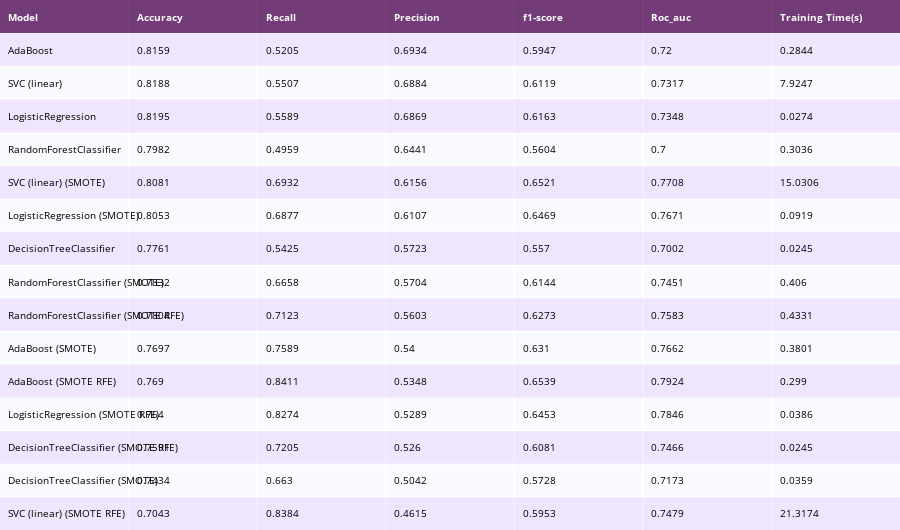

Source (notebook cell):
### Code cell
sorted_df = performances_df.sort_values(by=['Precision'], ascending=False)
colorscale = [[0, '#4d004c'],[.5, '#f2e5ff'],[1, '#ffffff']]

table = ff.create_table(np.round(sorted_df, 4), colorscale=colorscale)
table.layout.font.size = 10

# for i in range(len(table.layout.annotations)):
#     if i == 0:
#         table.layout.annotations[i].font.size = 10
#     else:
#         table.layout.annotations[i].align = 'left'
plotly_py.iplot(table)

### Figure 1 — Plotly figure (JSON) as saved in the notebook; plotly's stock layout.template omitted (floating-point values rounded to 4 significant figures)
{"data": [{"colorscale": [[0, "#4d004c"], [0.5, "#f2e5ff"], [1, "#ffffff"]], "hoverinfo": "none", "opacity": 0.75, "showscale": false, "type": "heatmap", "z": [[0, 0, 0, 0, 0, 0, 0], [0.5, 0.5, 0.5, 0.5, 0.5, 0.5, 0.5], [1, 1, 1, 1, 1, 1, 1], [0.5, 0.5, 0.5, 0.5, 0.5, 0.5, 0.5], [1, 1, 1, 1, 1, 1, 1], [0.5, 0.5, 0.5, 0.5, 0.5, 0.5, 0.5], [1, 1, 1, 1, 1, 1, 1], [0.5, 0.5, 0.5, 0.5, 0.5, 0.5, 0.5], [1, 1, 1, 1, 1, 1, 1], [0.5, 0.5, 0.5, 0.5, 0.5, 0.5, 0.5], [1, 1, 1, 1, 1, 1, 1], [0.5, 0.5, 0.5, 0.5, 0.5, 0.5, 0.5], [1, 1, 1, 1, 1, 1, 1], [0.5, 0.5, 0.5, 0.5, 0.5, 0.5, 0.5], [1, 1, 1, 1, 1, 1, 1], [0.5, 0.5, 0.5, 0.5, 0.5, 0.5, 0.5]]}], "layout": {"annotations": [{"align": "left", "font": {"color": "#ffffff"}, "showarrow": false, "text": "<b>Model</b>", "x": -0.45, "xanchor": "left", "xref": "x", "y": 0, "yref": "y"}, {"align": "left", "font": {"color": "#ffffff"}, "showarrow": false, "text": "<b>Accuracy</b>", "x": 0.55, "xanchor": "left", "xref": "x", "y": 0, "yref": "y"}, {"align": "left", "font": {"color": "#ffffff"}, "showarrow": false, "text": "<b>Recall</b>", "x": 1.55, "xanchor": "left", "xref": "x", "y": 0, "yref": "y"}, {"align": "left", "font": {"color": "#ffffff"}, "showarrow": false, "text": "<b>Precision</b>", "x": 2.55, "xanchor": "left", "xref": "x", "y": 0, "yref": "y"}, {"align": "left", "font": {"color": "#ffffff"}, "showarrow": false, "text": "<b>f1-score</b>", "x": 3.55, "xanchor": "left", "xref": "x", "y": 0, "yref": "y"}, {"align": "left", "font": {"color": "#ffffff"}, "showarrow": false, "text": "<b>Roc_auc</b>", "x": 4.55, "xanchor": "left", "xref": "x", "y": 0, "yref": "y"}, {"align": "left", "font": {"color": "#ffffff"}, "showarrow": false, "text": "<b>Training Time(s)</b>", "x": 5.55, "xanchor": "left", "xref": "x", "y": 0, "yref": "y"}, {"align": "left", "font": {"color": "#000000"}, "showarrow": false, "text": "AdaBoost", "x": -0.45, "xanchor": "left", "xref": "x", "y": 1, "yref": "y"}, {"align": "left", "font": {"color": "#000000"}, "showarrow": false, "text": "0.8159", "x": 0.55, "xanchor": "left", "xref": "x", "y": 1, "yref": "y"}, {"align": "left", "font": {"color": "#000000"}, "showarrow": false, "text": "0.5205", "x": 1.55, "xanchor": "left", "xref": "x", "y": 1, "yref": "y"}, {"align": "left", "font": {"color": "#000000"}, "showarrow": false, "text": "0.6934", "x": 2.55, "xanchor": "left", "xref": "x", "y": 1, "yref": "y"}, {"align": "left", "font": {"color": "#000000"}, "showarrow": false, "text": "0.5947", "x": 3.55, "xanchor": "left", "xref": "x", "y": 1, "yref": "y"}, {"align": "left", "font": {"color": "#000000"}, "showarrow": false, "text": "0.72", "x": 4.55, "xanchor": "left", "xref": "x", "y": 1, "yref": "y"}, {"align": "left", "font": {"color": "#000000"}, "showarrow": false, "text": "0.2844", "x": 5.55, "xanchor": "left", "xref": "x", "y": 1, "yref": "y"}, {"align": "left", "font": {"color": "#000000"}, "showarrow": false, "text": "SVC (linear)", "x": -0.45, "xanchor": "left", "xref": "x", "y": 2, "yref": "y"}, {"align": "left", "font": {"color": "#000000"}, "showarrow": false, "text": "0.8188", "x": 0.55, "xanchor": "left", "xref": "x", "y": 2, "yref": "y"}, {"align": "left", "font": {"color": "#000000"}, "showarrow": false, "text": "0.5507", "x": 1.55, "xanchor": "left", "xref": "x", "y": 2, "yref": "y"}, {"align": "left", "font": {"color": "#000000"}, "showarrow": false, "text": "0.6884", "x": 2.55, "xanchor": "left", "xref": "x", "y": 2, "yref": "y"}, {"align": "left", "font": {"color": "#000000"}, "showarrow": false, "text": "0.6119", "x": 3.55, "xanchor": "left", "xref": "x", "y": 2, "yref": "y"}, {"align": "left", "font": {"color": "#000000"}, "showarrow": false, "text": "0.7317", "x": 4.55, "xanchor": "left", "xref": "x", "y": 2, "yref": "y"}, {"align": "left", "font": {"color": "#000000"}, "showarrow": false, "text": "7.9247", "x": 5.55, "xanchor": "left", "xref": "x", "y": 2, "yref": "y"}, {"align": "left", "font": {"color": "#000000"}, "showarrow": false, "text": "LogisticRegression", "x": -0.45, "xanchor": "left", "xref": "x", "y": 3, "yref": "y"}, {"align": "left", "font": {"color": "#000000"}, "showarrow": false, "text": "0.8195", "x": 0.55, "xanchor": "left", "xref": "x", "y": 3, "yref": "y"}, {"align": "left", "font": {"color": "#000000"}, "showarrow": false, "text": "0.5589", "x": 1.55, "xanchor": "left", "xref": "x", "y": 3, "yref": "y"}, {"align": "left", "font": {"color": "#000000"}, "showarrow": false, "text": "0.6869", "x": 2.55, "xanchor": "left", "xref": "x", "y": 3, "yref": "y"}, {"align": "left", "font": {"color": "#000000"}, "showarrow": false, "text": "0.6163", "x": 3.55, "xanchor": "left", "xref": "x", "y": 3, "yref": "y"}, {"align": "left", "font": {"color": "#000000"}, "showarrow": false, "text": "0.7348", "x": 4.55, "xanchor": "left", "xref": "x", "y": 3, "yref": "y"}, {"align": "left", "font": {"color": "#000000"}, "showarrow": false, "text": "0.0274", "x": 5.55, "xanchor": "left", "xref": "x", "y": 3, "yref": "y"}, {"align": "left", "font": {"color": "#000000"}, "showarrow": false, "text": "RandomForestClassifier", "x": -0.45, "xanchor": "left", "xref": "x", "y": 4, "yref": "y"}, {"align": "left", "font": {"color": "#000000"}, "showarrow": false, "text": "0.7982", "x": 0.55, "xanchor": "left", "xref": "x", "y": 4, "yref": "y"}, {"align": "left", "font": {"color": "#000000"}, "showarrow": false, "text": "0.4959", "x": 1.55, "xanchor": "left", "xref": "x", "y": 4, "yref": "y"}, {"align": "left", "font": {"color": "#000000"}, "showarrow": false, "text": "0.6441", "x": 2.55, "xanchor": "left", "xref": "x", "y": 4, "yref": "y"}, {"align": "left", "font": {"color": "#000000"}, "showarrow": false, "text": "0.5604", "x": 3.55, "xanchor": "left", "xref": "x", "y": 4, "yref": "y"}, {"align": "left", "font": {"color": "#000000"}, "showarrow": false, "text": "0.7", "x": 4.55, "xanchor": "left", "xref": "x", "y": 4, "yref": "y"}, {"align": "left", "font": {"color": "#000000"}, "showarrow": false, "text": "0.3036", "x": 5.55, "xanchor": "left", "xref": "x", "y": 4, "yref": "y"}, {"align": "left", "font": {"color": "#000000"}, "showarrow": false, "text": "SVC (linear) (SMOTE)", "x": -0.45, "xanchor": "left", "xref": "x", "y": 5, "yref": "y"}, {"align": "left", "font": {"color": "#000000"}, "showarrow": false, "text": "0.8081", "x": 0.55, "xanchor": "left", "xref": "x", "y": 5, "yref": "y"}, {"align": "left", "font": {"color": "#000000"}, "showarrow": false, "text": "0.6932", "x": 1.55, "xanchor": "left", "xref": "x", "y": 5, "yref": "y"}, {"align": "left", "font": {"color": "#000000"}, "showarrow": false, "text": "0.6156", "x": 2.55, "xanchor": "left", "xref": "x", "y": 5, "yref": "y"}, {"align": "left", "font": {"color": "#000000"}, "showarrow": false, "text": "0.6521", "x": 3.55, "xanchor": "left", "xref": "x", "y": 5, "yref": "y"}, {"align": "left", "font": {"color": "#000000"}, "showarrow": false, "text": "0.7708", "x": 4.55, "xanchor": "left", "xref": "x", "y": 5, "yref": "y"}, {"align": "left", "font": {"color": "#000000"}, "showarrow": false, "text": "15.0306", "x": 5.55, "xanchor": "left", "xref": "x", "y": 5, "yref": "y"}, {"align": "left", "font": {"color": "#000000"}, "showarrow": false, "text": "LogisticRegression (SMOTE)", "x": -0.45, "xanchor": "left", "xref": "x", "y": 6, "yref": "y"}, {"align": "left", "font": {"color": "#000000"}, "showarrow": false, "text": "0.8053", "x": 0.55, "xanchor": "left", "xref": "x", "y": 6, "yref": "y"}, {"align": "left", "font": {"color": "#000000"}, "showarrow": false, "text": "0.6877", "x": 1.55, "xanchor": "left", "xref": "x", "y": 6, "yref": "y"}, {"align": "left", "font": {"color": "#000000"}, "showarrow": false, "text": "0.6107", "x": 2.55, "xanchor": "left", "xref": "x", "y": 6, "yref": "y"}, {"align": "left", "font": {"color": "#000000"}, "showarrow": false, "text": "0.6469", "x": 3.55, "xanchor": "left", "xref": "x", "y": 6, "yref": "y"}, {"align": "left", "font": {"color": "#000000"}, "showarrow": false, "text": "0.7671", "x": 4.55, "xanchor": "left", "xref": "x", "y": 6, "yref": "y"}, {"align": "left", "font": {"color": "#000000"}, "showarrow": false, "text": "0.0919", "x": 5.55, "xanchor": "left", "xref": "x", "y": 6, "yref": "y"}, {"align": "left", "font": {"color": "#000000"}, "showarrow": false, "text": "DecisionTreeClassifier", "x": -0.45, "xanchor": "left", "xref": "x", "y": 7, "yref": "y"}, {"align": "left", "font": {"color": "#000000"}, "showarrow": false, "text": "0.7761", "x": 0.55, "xanchor": "left", "xref": "x", "y": 7, "yref": "y"}, {"align": "left", "font": {"color": "#000000"}, "showarrow": false, "text": "0.5425", "x": 1.55, "xanchor": "left", "xref": "x", "y": 7, "yref": "y"}, {"align": "left", "font": {"color": "#000000"}, "showarrow": false, "text": "0.5723", "x": 2.55, "xanchor": "left", "xref": "x", "y": 7, "yref": "y"}, {"align": "left", "font": {"color": "#000000"}, "showarrow": false, "text": "0.557", "x": 3.55, "xanchor": "left", "xref": "x", "y": 7, "yref": "y"}, {"align": "left", "font": {"color": "#000000"}, "showarrow": false, "text": "0.7002", "x": 4.55, "xanchor": "left", "xref": "x", "y": 7, "yref": "y"}, {"align": "left", "font": {"color": "#000000"}, "showarrow": false, "text": "0.0245", "x": 5.55, "xanchor": "left", "xref": "x", "y": 7, "yref": "y"}, {"align": "left", "font": {"color": "#000000"}, "showarrow": false, "text": "RandomForestClassifier (SMOTE)", "x": -0.45, "xanchor": "left", "xref": "x", "y": 8, "yref": "y"}, {"align": "left", "font": {"color": "#000000"}, "showarrow": false, "text": "0.7832", "x": 0.55, "xanchor": "left", "xref": "x", "y": 8, "yref": "y"}, {"align": "left", "font": {"color": "#000000"}, "showarrow": false, "text": "0.6658", "x": 1.55, "xanchor": "left", "xref": "x", "y": 8, "yref": "y"}, {"align": "left", "font": {"color": "#000000"}, "showarrow": false, "text": "0.5704", "x": 2.55, "xanchor": "left", "xref": "x", "y": 8, "yref": "y"}, {"align": "left", "font": {"color": "#000000"}, "showarrow": false, "text": "0.6144", "x": 3.55, "xanchor": "left", "xref": "x", "y": 8, "yref": "y"}, {"align": "left", "font": {"color": "#000000"}, "showarrow": false, "text": "0.7451", "x": 4.55, "xanchor": "left", "xref": "x", "y": 8, "yref": "y"}, {"align": "left", "font": {"color": "#000000"}, "showarrow": false, "text": "0.406", "x": 5.55, "xanchor": "left", "xref": "x", "y": 8, "yref": "y"}, {"align": "left", "font": {"color": "#000000"}, "showarrow": false, "text": "RandomForestClassifier (SMOTE RFE)", "x": -0.45, "xanchor": "left", "xref": "x", "y": 9, "yref": "y"}, {"align": "left", "font": {"color": "#000000"}, "showarrow": false, "text": "0.7804", "x": 0.55, "xanchor": "left", "xref": "x", "y": 9, "yref": "y"}, {"align": "left", "font": {"color": "#000000"}, "showarrow": false, "text": "0.7123", "x": 1.55, "xanchor": "left", "xref": "x", "y": 9, "yref": "y"}, {"align": "left", "font": {"color": "#000000"}, "showarrow": false, "text": "0.5603", "x": 2.55, "xanchor": "left", "xref": "x", "y": 9, "yref": "y"}, {"align": "left", "font": {"color": "#000000"}, "showarrow": false, "text": "0.6273", "x": 3.55, "xanchor": "left", "xref": "x", "y": 9, "yref": "y"}, {"align": "left", "font": {"color": "#000000"}, "showarrow": false, "text": "0.7583", "x": 4.55, "xanchor": "left", "xref": "x", "y": 9, "yref": "y"}, {"align": "left", "font": {"color": "#000000"}, "showarrow": false, "text": "0.4331", "x": 5.55, "xanchor": "left", "xref": "x", "y": 9, "yref": "y"}, {"align": "left", "font": {"color": "#000000"}, "showarrow": false, "text": "AdaBoost (SMOTE)", "x": -0.45, "xanchor": "left", "xref": "x", "y": 10, "yref": "y"}, {"align": "left", "font": {"color": "#000000"}, "showarrow": false, "text": "0.7697", "x": 0.55, "xanchor": "left", "xref": "x", "y": 10, "yref": "y"}, {"align": "left", "font": {"color": "#000000"}, "showarrow": false, "text": "0.7589", "x": 1.55, "xanchor": "left", "xref": "x", "y": 10, "yref": "y"}, {"align": "left", "font": {"color": "#000000"}, "showarrow": false, "text": "0.54", "x": 2.55, "xanchor": "left", "xref": "x", "y": 10, "yref": "y"}, {"align": "left", "font": {"color": "#000000"}, "showarrow": false, "text": "0.631", "x": 3.55, "xanchor": "left", "xref": "x", "y": 10, "yref": "y"}, {"align": "left", "font": {"color": "#000000"}, "showarrow": false, "text": "0.7662", "x": 4.55, "xanchor": "left", "xref": "x", "y": 10, "yref": "y"}, {"align": "left", "font": {"color": "#000000"}, "showarrow": false, "text": "0.3801", "x": 5.55, "xanchor": "left", "xref": "x", "y": 10, "yref": "y"}, {"align": "left", "font": {"color": "#000000"}, "showarrow": false, "text": "AdaBoost (SMOTE RFE)", "x": -0.45, "xanchor": "left", "xref": "x", "y": 11, "yref": "y"}, {"align": "left", "font": {"color": "#000000"}, "showarrow": false, "text": "0.769", "x": 0.55, "xanchor": "left", "xref": "x", "y": 11, "yref": "y"}, {"align": "left", "font": {"color": "#000000"}, "showarrow": false, "text": "0.8411", "x": 1.55, "xanchor": "left", "xref": "x", "y": 11, "yref": "y"}, {"align": "left", "font": {"color": "#000000"}, "showarrow": false, "text": "0.5348", "x": 2.55, "xanchor": "left", "xref": "x", "y": 11, "yref": "y"}, {"align": "left", "font": {"color": "#000000"}, "showarrow": false, "text": "0.6539", "x": 3.55, "xanchor": "left", "xref": "x", "y": 11, "yref": "y"}, {"align": "left", "font": {"color": "#000000"}, "showarrow": false, "text": "0.7924", "x": 4.55, "xanchor": "left", "xref": "x", "y": 11, "yref": "y"}, {"align": "left", "font": {"color": "#000000"}, "showarrow": false, "text": "0.299", "x": 5.55, "xanchor": "left", "xref": "x", "y": 11, "yref": "y"}, {"align": "left", "font": {"color": "#000000"}, "showarrow": false, "text": "LogisticRegression (SMOTE RFE)", "x": -0.45, "xanchor": "left", "xref": "x", "y": 12, "yref": "y"}, {"align": "left", "font": {"color": "#000000"}, "showarrow": false, "text": "0.764", "x": 0.55, "xanchor": "left", "xref": "x", "y": 12, "yref": "y"}, {"align": "left", "font": {"color": "#000000"}, "showarrow": false, "text": "0.8274", "x": 1.55, "xanchor": "left", "xref": "x", "y": 12, "yref": "y"}, {"align": "left", "font": {"color": "#000000"}, "showarrow": false, "text": "0.5289", "x": 2.55, "xanchor": "left", "xref": "x", "y": 12, "yref": "y"}, {"align": "left", "font": {"color": "#000000"}, "showarrow": false, "text": "0.6453", "x": 3.55, "xanchor": "left", "xref": "x", "y": 12, "yref": "y"}, {"align": "left", "font": {"color": "#000000"}, "showarrow": false, "text": "0.7846", "x": 4.55, "xanchor": "left", "xref": "x", "y": 12, "yref": "y"}, {"align": "left", "font": {"color": "#000000"}, "showarrow": false, "text": "0.0386", "x": 5.55, "xanchor": "left", "xref": "x", "y": 12, "yref": "y"}, {"align": "left", "font": {"color": "#000000"}, "showarrow": false, "text": "DecisionTreeClassifier (SMOTE RFE)", "x": -0.45, "xanchor": "left", "xref": "x", "y": 13, "yref": "y"}, {"align": "left", "font": {"color": "#000000"}, "showarrow": false, "text": "0.7591", "x": 0.55, "xanchor": "left", "xref": "x", "y": 13, "yref": "y"}, {"align": "left", "font": {"color": "#000000"}, "showarrow": false, "text": "0.7205", "x": 1.55, "xanchor": "left", "xref": "x", "y": 13, "yref": "y"}, {"align": "left", "font": {"color": "#000000"}, "showarrow": false, "text": "0.526", "x": 2.55, "xanchor": "left", "xref": "x", "y": 13, "yref": "y"}, {"align": "left", "font": {"color": "#000000"}, "showarrow": false, "text": "0.6081", "x": 3.55, "xanchor": "left", "xref": "x", "y": 13, "yref": "y"}, {"align": "left", "font": {"color": "#000000"}, "showarrow": false, "text": "0.7466", "x": 4.55, "xanchor": "left", "xref": "x", "y": 13, "yref": "y"}, {"align": "left", "font": {"color": "#000000"}, "showarrow": false, "text": "0.0245", "x": 5.55, "xanchor": "left", "xref": "x", "y": 13, "yref": "y"}, {"align": "left", "font": {"color": "#000000"}, "showarrow": false, "text": "DecisionTreeClassifier (SMOTE)", "x": -0.45, "xanchor": "left", "xref": "x", "y": 14, "yref": "y"}, {"align": "left", "font": {"color": "#000000"}, "showarrow": false, "text": "0.7434", "x": 0.55, "xanchor": "left", "xref": "x", "y": 14, "yref": "y"}, {"align": "left", "font": {"color": "#000000"}, "showarrow": false, "text": "0.663", "x": 1.55, "xanchor": "left", "xref": "x", "y": 14, "yref": "y"}, {"align": "left", "font": {"color": "#000000"}, "showarrow": false, "text": "0.5042", "x": 2.55, "xanchor": "left", "xref": "x", "y": 14, "yref": "y"}, {"align": "left", "font": {"color": "#000000"}, "showarrow": false, "text": "0.5728", "x": 3.55, "xanchor": "left", "xref": "x", "y": 14, "yref": "y"}, {"align": "left", "font": {"color": "#000000"}, "showarrow": false, "text": "0.7173", "x": 4.55, "xanchor": "left", "xref": "x", "y": 14, "yref": "y"}, {"align": "left", "font": {"color": "#000000"}, "showarrow": false, "text": "0.0359", "x": 5.55, "xanchor": "left", "xref": "x", "y": 14, "yref": "y"}, {"align": "left", "font": {"color": "#000000"}, "showarrow": false, "text": "SVC (linear) (SMOTE RFE)", "x": -0.45, "xanchor": "left", "xref": "x", "y": 15, "yref": "y"}, {"align": "left", "font": {"color": "#000000"}, "showarrow": false, "text": "0.7043", "x": 0.55, "xanchor": "left", "xref": "x", "y": 15, "yref": "y"}, {"align": "left", "font": {"color": "#000000"}, "showarrow": false, "text": "0.8384", "x": 1.55, "xanchor": "left", "xref": "x", "y": 15, "yref": "y"}, {"align": "left", "font": {"color": "#000000"}, "showarrow": false, "text": "0.4615", "x": 2.55, "xanchor": "left", "xref": "x", "y": 15, "yref": "y"}, {"align": "left", "font": {"color": "#000000"}, "showarrow": false, "text": "0.5953", "x": 3.55, "xanchor": "left", "xref": "x", "y": 15, "yref": "y"}, {"align": "left", "font": {"color": "#000000"}, "showarrow": false, "text": "0.7479", "x": 4.55, "xanchor": "left", "xref": "x", "y": 15, "yref": "y"}, {"align": "left", "font": {"color": "#000000"}, "showarrow": false, "text": "21.3174", "x": 5.55, "xanchor": "left", "xref": "x", "y": 15, "yref": "y"}], "font": {"size": 10}, "height": 530, "margin": {"b": 0, "l": 0, "r": 0, "t": 0}, "xaxis": {"dtick": 1, "gridwidth": 2, "showticklabels": false, "tick0": -0.5, "ticks": "", "zeroline": false}, "yaxis": {"autorange": "reversed", "dtick": 1, "gridwidth": 2, "showticklabels": false, "tick0": 0.5, "ticks": "", "zeroline": false}}}
